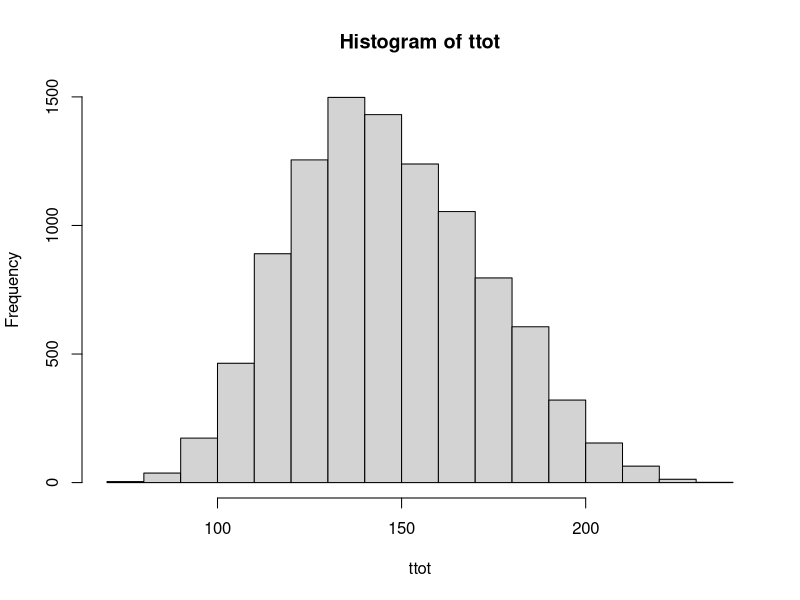
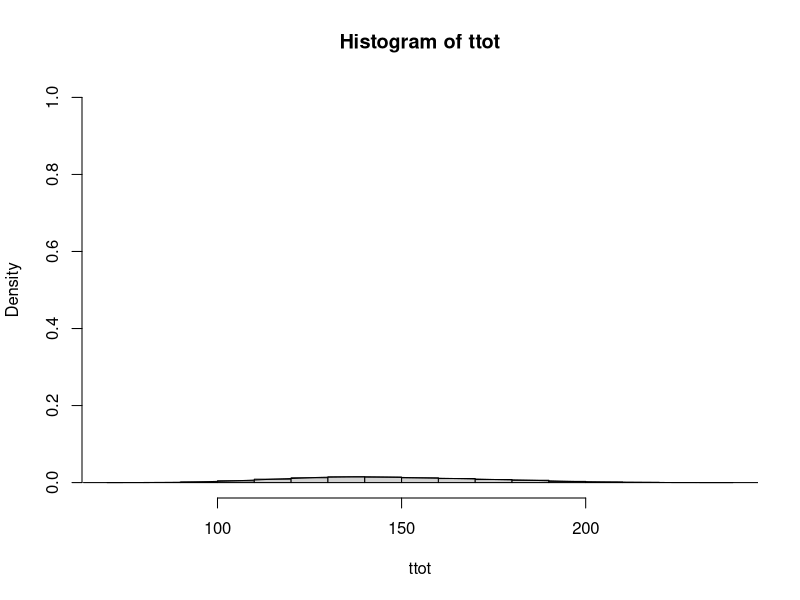
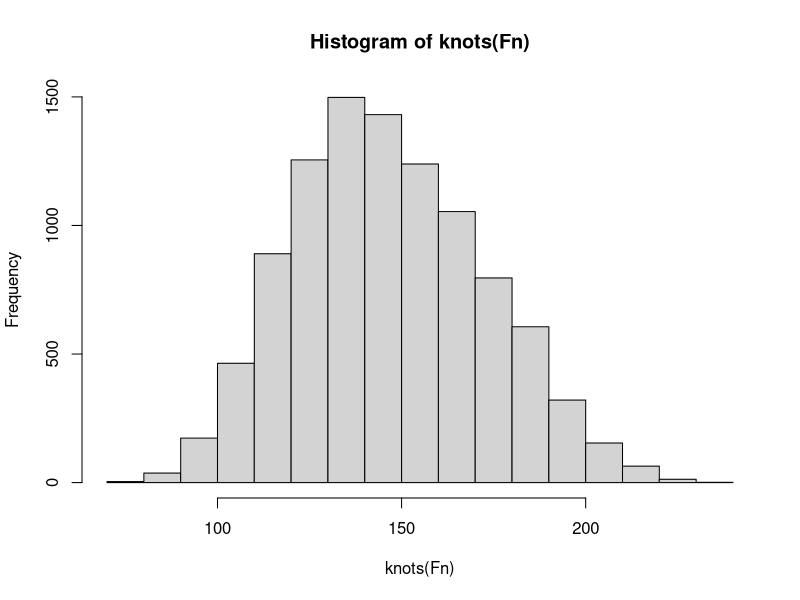
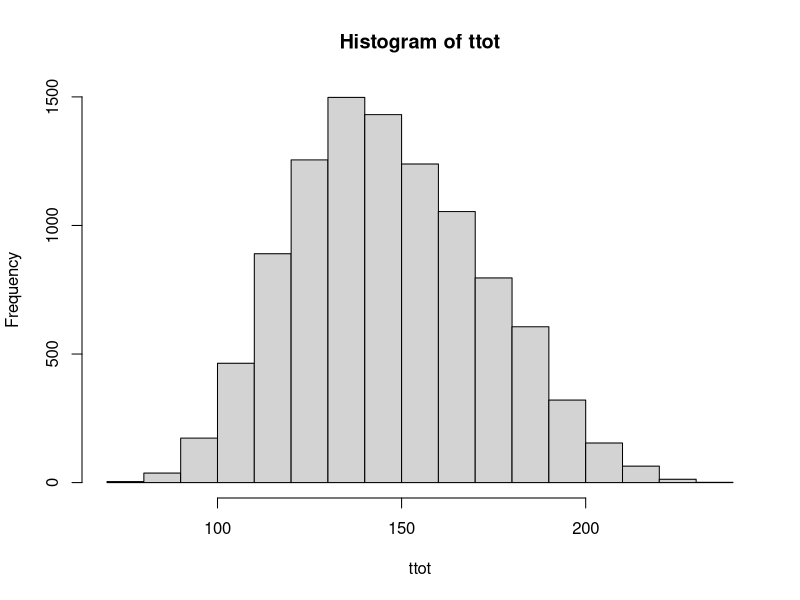
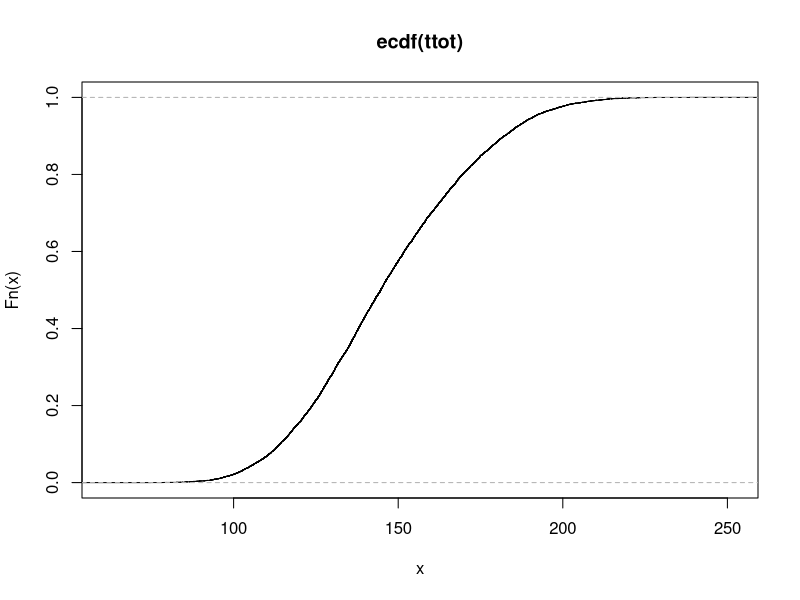
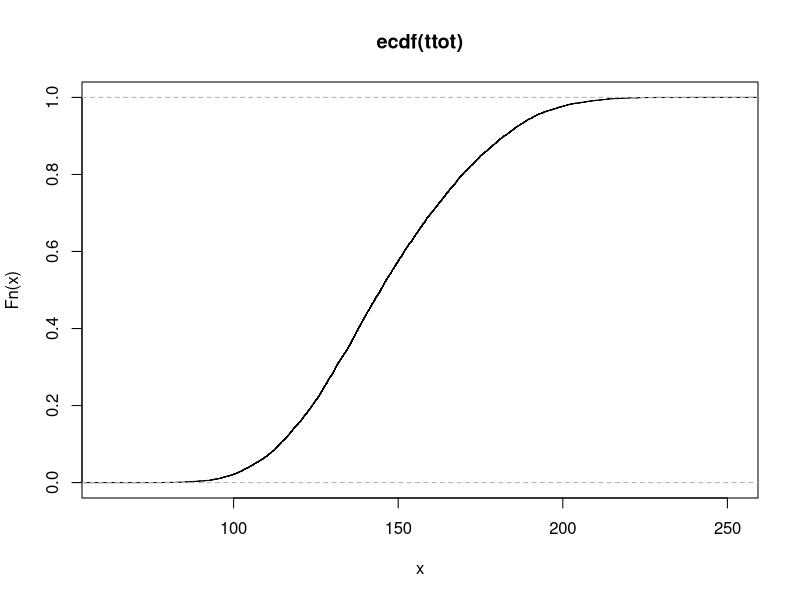
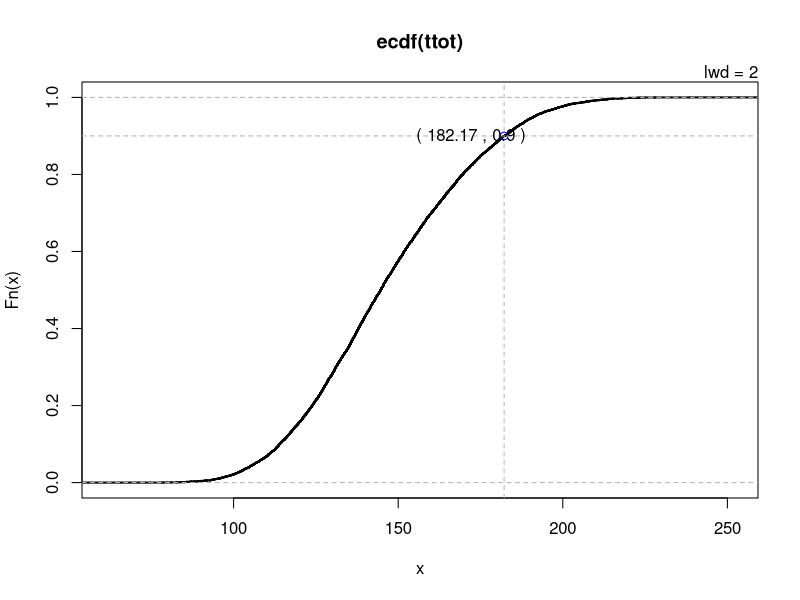
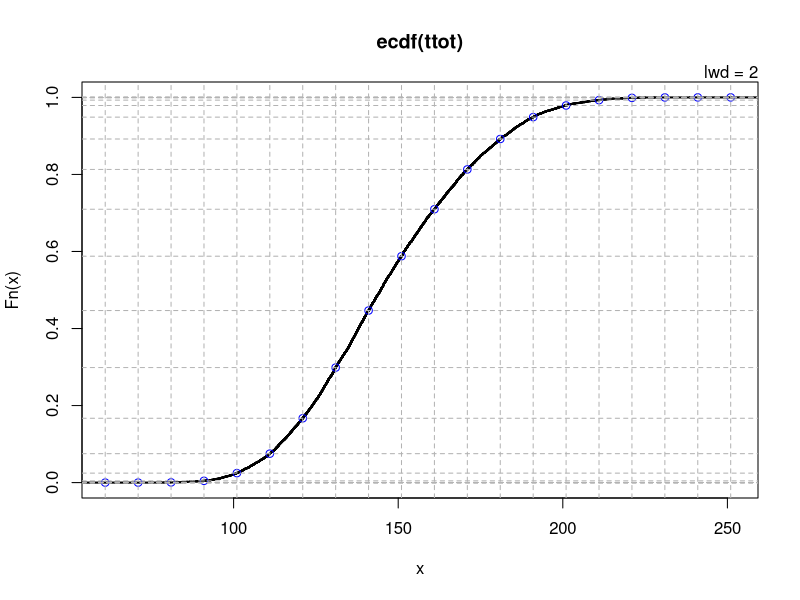

These charts were generated, in order, by the following R code:
#Monte carlo simulation of a project whose tasks can be described by
#triangular distributions.
#see:
#https://eight2late.wordpress.com/2018/03/27/a-gentle-introduction-to-monte-carlo-simulation-for-project-managers/

rm(list=ls())

# The simulation uses the inverse transform method, which requires knowledge
# of the inverse of the cumulative distribution. In the case of the triangular
# distribution, this inverse can be calculated exactly (see 
# https://vimeo.com/308821283. In more general cases one would have to 
# use numerical inversion techniques.

inv_triangle_cdf <- function(P, vmin, vml, vmax){

  Pvml <- (vml-vmin)/(vmax-vmin)
  
  return(ifelse(P < Pvml,
                vmin + sqrt(P*(vml-vmin)*(vmax-vmin)),
                vmax - sqrt((1-P)*(vmax-vml)*(vmax-vmin))))
}

#no of simulation trials
n=10000

#read in duration data

task_durations <- read.csv(file="./session1/task_durations.csv", stringsAsFactors = F)
str(task_durations)


#set seed for reproducibility
set.seed(42)

#create data frame with rows = number of trials and cols = number of tasks
tsim <- as.data.frame(matrix(nrow=n,ncol=nrow(task_durations)))

# for each task
for (i in 1:nrow(task_durations)){
  #set task costs
  vmin <- task_durations$tmin[i]
  vml <- task_durations$tml[i]
  vmax <- task_durations$tmax[i]
  
  #generate n random numbers (one per trial)
  psim <- runif(n)
  #simulate n instances of task
  tsim[,i] <- inv_triangle_cdf(psim,vmin,vml,vmax) 
}

#sum costs for each trial
ttot <- pmax(tsim[,1], tsim[,2]) + tsim[,3] + tsim[,4] 
ttot

#cost distribution
hist(ttot)

hist(ttot,probability = TRUE, ylim = c(0,1))
lines(density(ttot))
summary(ecdf(ttot))



## save ecdf function for result
Fn <- ecdf(ttot)
Fn(140) # returns the percentile of x -> probablity to finish within t = 140
hist(knots(Fn))
hist(ttot)
summary.stepfun(Fn)
Fn(238)
plot(Fn, verticals = TRUE, do.points = FALSE)
plot(Fn)
#mean, max, min and median cost
mean(ttot)
max(ttot)
min(ttot)
median(ttot)

# create an interpolation function for results of ecdf 
# https://r.789695.n4.nabble.com/Extracting-values-from-a-ecdf-empirical-cumulative-distribution-function-curve-td4679471.html 

inv_ecdf <- function(f){
        x <- environment(f)$x
        y <- environment(f)$y
        approxfun(y, x)
}

g <- inv_ecdf(Fn)
g(0.5)
g(.25)
Fn(127.6065)

# 90% likely completion date 
g(.9)
##
plot(Fn , lwd = 2) ; mtext("lwd = 2", adj = 1)
xx <- seq(1,300, by=10)
y = .9
x = g(y)

points(x, y, col = "blue", )
abline(v = x,h = y, lty = 2, col = "gray70")
text(x=x-10,y=y, labels = paste('(',round(x,2),',',y,')'))
# abline(h = y, lty = 2, col = "gray70")


##
plot(Fn , lwd = 2) ; mtext("lwd = 2", adj = 1)
xx <- seq(1,300, by=10)
points(xx, Fn(xx), col = "blue", )
abline(v = xx, lty = 2, col = "gray70")
abline(h = Fn(xx), lty = 2, col = "gray70")
#standard deviation
sd(ttot)




#plot cdf
plot(ecdf(ttot))

# costs corresponding to 5, 50 and 95% chance
quantile(ecdf(ttot),c(0.05,0.5,0.95),type=7)

#can find the chance of the cost coming in under  by trial and error
#or inverting the ecdf
quantile(ecdf(ttot),.59,type=7)

#Exercise: estimate cost.



#### late project gets later #### 


plot(Fn , lwd = 2) ; mtext("lwd = 2", adj = 1)
xx <- seq(1,300, by=10)
y = seq(.9, 1, by = .02)
x = g(y)

data.frame(percentile=y, estimate_duration=x)

points(x, y, col = "blue", )
abline(v = x,h = y, lty = 2, col = "gray70")
text(x=x-10,y=y, labels = paste('(',round(x,2),',',y,')'))



y = seq(.5, .6, by = .02)
x = g(y)

data.frame(percentile=y, estimate_duration=x)



#really late, 2 std out
library(stats)

std2_out = g(.5) + 2* sd(ttot)
Fn(std2_out) ## is late 

plot(density(ttot))
abline(v=g(c(.5,.75,Fn(std2_out))))


y = c(.5,.75,Fn(std2_out))
x = g(y)
      
plot(Fn , lwd = 2) ; mtext("lwd = 2", adj = 1)
points(x, y, col = "blue", pch=20)
abline(v = x,h = y, lty = 2, col = "gray70")
# text(x=x-10,y=y, labels = paste('(',round(x,2),',',y,')'))

y = seq(Fn(std2_out), 1, by = (1-Fn(std2_out))/4)
x = g(y)
points(x, y, col = "red", pch = 20 )
abline(v = x,h = y, lty = 2, col = "blue")
# text(x=x-10,y=y-.1, labels = paste('(',round(x,2),',',y,')'))
